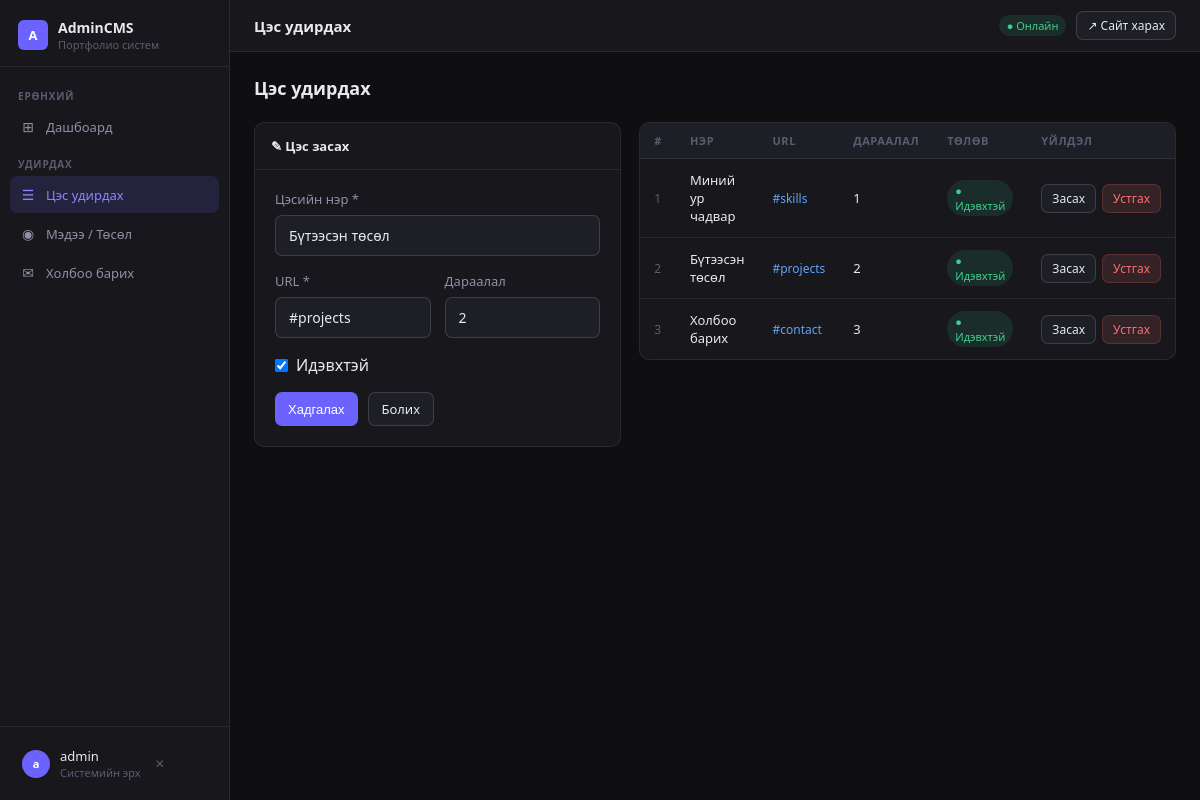
Page /admin/menus.php?edit=2 (signed in) on the committed database.
### tables this page shows
CREATE TABLE IF NOT EXISTS menus (
    id INT AUTO_INCREMENT PRIMARY KEY,
    name VARCHAR(100) NOT NULL,
    url VARCHAR(255) NOT NULL,
    sort_order INT DEFAULT 0,
    is_active TINYINT(1) DEFAULT 1,
    created_at TIMESTAMP DEFAULT CURRENT_TIMESTAMP
);

### admin/menus.php (the view, shortened to what this page needs)
<?php require_once 'auth.php'; ?>
<?php
$edit = null;
if (isset($_GET['edit'])) {
    $eid = (int)$_GET['edit'];
    $edit = $conn->query("SELECT * FROM menus WHERE id=$eid")->fetch_assoc();
}
$menus = [];
$res = $conn->query("SELECT * FROM menus ORDER BY sort_order ASC");
while ($row = $res->fetch_assoc()) $menus[] = $row;
?>
<!DOCTYPE html>
<html lang="mn">
<head>
</head>
<body>
<?php include 'partials/sidebar.php'; ?>
<div class="main">
  <?php include 'partials/topbar.php'; ?>
  <div class="content">
    <div class="page-header">
      <h2>Цэс удирдах</h2>
    </div>
    <div class="grid2" style="align-items:start">
      <div class="card">
        <div class="card-header"><?= $edit ? '✎ Цэс засах' : '＋ Шинэ цэс нэмэх' ?></div>
        <div style="padding:20px">
          <form method="POST">
            <div class="form-group">
              <label class="form-label">Цэсийн нэр *</label>
              <input class="form-input" name="name" placeholder="Жишээ: Нүүр хуудас" value="<?= htmlspecialchars($edit['name'] ?? '') ?>" required>
            </div>
            <div class="form-row">
              <div class="form-group">
                <label class="form-label">URL *</label>
                <input class="form-input" name="url" placeholder="#skills" value="<?= htmlspecialchars($edit['url'] ?? '') ?>" required>
              </div>
              <div class="form-group">
                <label class="form-label">Дараалал</label>
                <input class="form-input" type="number" name="sort_order" min="0" value="<?= $edit['sort_order'] ?? count($menus)+1 ?>">
              </div>
            </div>
            <div class="form-group" style="display:flex;align-items:center;gap:8px">
              <input type="checkbox" name="is_active" id="is_active" value="1" <?= (!$edit || $edit['is_active']) ? 'checked' : '' ?> style="width:auto">
              <label for="is_active" style="margin:0;cursor:pointer">Идэвхтэй</label>
            </div>
            <div style="display:flex;gap:10px">
              <button type="submit" class="btn btn-accent"><?= $edit ? 'Хадгалах' : '＋ Нэмэх' ?></button>
              <?php if ($edit): ?><a href="menus.php" class="btn btn-surface">Болих</a><?php endif; ?>
            </div>
          </form>
        </div>
      </div>
      <div>
        <div class="table-wrap">
          <?php if ($menus): ?>
          <table>
            <thead><tr>
              <th>#</th><th>Нэр</th><th>URL</th><th>Дараалал</th><th>Төлөв</th><th>Үйлдэл</th>
            </tr></thead>
            <tbody>
            <?php foreach ($menus as $m): ?>
            <tr>
              <td style="color:var(--text3);font-size:12px"><?= $m['id'] ?></td>
              <td style="font-weight:500"><?= htmlspecialchars($m['name']) ?></td>
              <td style="color:var(--info);font-size:12px"><?= htmlspecialchars($m['url']) ?></td>
              <td><?= $m['sort_order'] ?></td>
              <td>
                <?= $m['is_active']
                  ? '<span class="badge badge-green">● Идэвхтэй</span>'
                  : '<span class="badge badge-red">● Идэвхгүй</span>' ?>
              </td>
              <td>
                <div style="display:flex;gap:6px">
                  <a href="menus.php?edit=<?= $m['id'] ?>" class="btn btn-sm btn-surface">Засах</a>
                  <a href="menus.php?delete=<?= $m['id'] ?>" class="btn btn-sm btn-danger"
                     onclick="return confirm('<?= htmlspecialchars($m['name']) ?> цэсийг устгах уу?')">Устгах</a>
                </div>
              </td>
            </tr>
            <?php endforeach; ?>
            </tbody>
          </table>
          <?php else: ?>
            <div class="empty-state">Цэс байхгүй байна. Шинэ цэс нэмнэ үү.</div>
          <?php endif; ?>
        </div>
      </div>
    </div>
  </div>
</div>
</body>
</html>

### admin/partials/head.php (style rules this page uses)
*, *::before, *::after { box-sizing: border-box; margin: 0; padding: 0; }
:root { --bg: #0f0f12; --surface: #17171c; --surface2: #1e1e26; --surface3: #252530; --border: rgba(255,255,255,0.08); --border2: rgba(255,255,255,0.14); --accent: #6c63ff; --accent2: #8b85ff; --text: #e8e8f0; --text2: #9090a8; --text3: #5c5c70; --green: #3ecf8e; --red: #f87171; --amber: #fbbf24; --info: #60a5fa; }
body { font-family: 'Segoe UI', Arial, sans-serif; background: var(--bg); color: var(--text); display: flex; min-height: 100vh; }
.main { margin-left: 230px; flex: 1; display: flex; flex-direction: column; min-height: 100vh; }
.badge { display: inline-flex; align-items: center; padding: 3px 8px; border-radius: 20px; font-size: 11px; font-weight: 500; }
.badge-green { background: rgba(62,207,142,0.12); color: var(--green); }
.content { padding: 24px; flex: 1; }
.page-header { display: flex; align-items: center; justify-content: space-between; margin-bottom: 22px; }
.page-header h2 { font-size: 18px; font-weight: 600; }
.grid2 { display: grid; grid-template-columns: 1fr 1fr; gap: 18px; }
.card { background: var(--surface); border: 1px solid var(--border); border-radius: 10px; overflow: hidden; }
.card-header { padding: 14px 16px; border-bottom: 1px solid var(--border); font-size: 13px; font-weight: 600; display: flex; align-items: center; justify-content: space-between; }
.table-wrap { background: var(--surface); border: 1px solid var(--border); border-radius: 10px; overflow: hidden; }
table { width: 100%; border-collapse: collapse; }
thead { background: var(--surface2); }
th { padding: 10px 14px; text-align: left; font-size: 11px; font-weight: 600; color: var(--text3); text-transform: uppercase; letter-spacing: 0.05em; border-bottom: 1px solid var(--border); }
td { padding: 12px 14px; font-size: 13px; border-bottom: 1px solid var(--border); vertical-align: middle; }
tr:last-child td { border-bottom: none; }
.btn { display: inline-flex; align-items: center; gap: 6px; padding: 7px 13px; border-radius: 7px; font-size: 13px; font-weight: 500; cursor: pointer; border: none; text-decoration: none; transition: all 0.15s; }
.btn-sm { padding: 5px 10px; font-size: 12px; }
.btn-accent { background: var(--accent); color: white; }
.btn-surface { background: var(--surface2); color: var(--text); border: 1px solid var(--border2); }
.btn-danger { background: rgba(248,113,113,0.12); color: var(--red); border: 1px solid rgba(248,113,113,0.2); }
.form-group { margin-bottom: 16px; }
.form-label { display: block; font-size: 13px; color: var(--text2); margin-bottom: 7px; }
.form-input, .form-select, .form-textarea { width: 100%; padding: 10px 13px; background: var(--surface2); border: 1px solid var(--border2); border-radius: 7px; color: var(--text); font-family: inherit; font-size: 14px; outline: none; transition: border-color 0.2s; }
.form-row { display: grid; grid-template-columns: 1fr 1fr; gap: 14px; }

### rows in the picture
menus: name "Бүтээсэн төсөл", url "#projects", sort_order "2", is_active "☑", id "2", shows "● Идэвхтэй"
menus: id "1", name "Миний ур чадвар", url "#skills", sort_order "1", is_active "● Идэвхтэй"
menus: id "3", name "Холбоо барих", url "#contact", sort_order "3", is_active "● Идэвхтэй"

### other values in the picture
mb_substr($_SESSION['admin_user'] ?? 'A', 0, 1) "a"
$_SESSION['admin_user'] "admin"
$title "Цэс удирдах"
